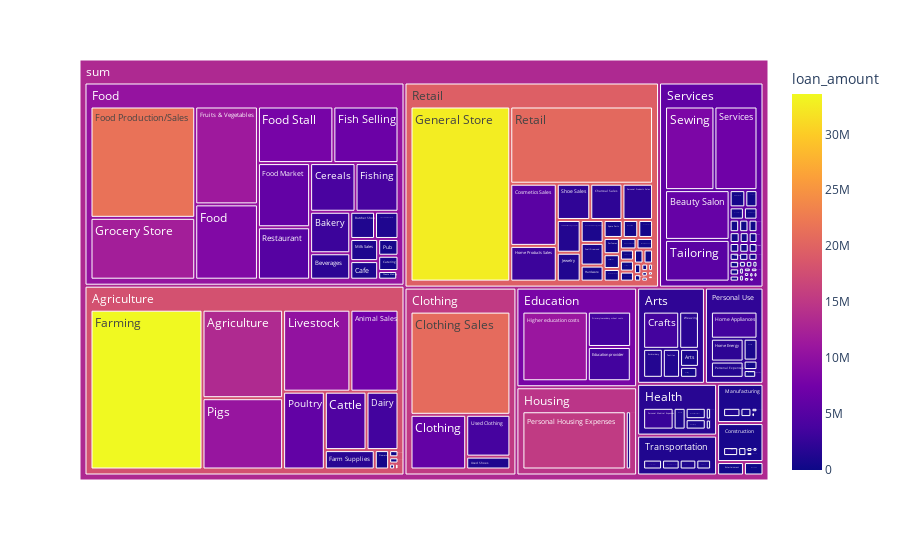

Here is the notebook cell this chart was saved with:
### Markdown cell above
In diesem Treemap Graphen können wir erkennen, dass besonders in Philippinien (ausschließlich Frauenprojekte) der gewünschte Zielbetrag
übersteigt und das Ziel erreicht wird. Somit ist Philippien in Asien das meist unterstützte Land in unserem Start-up. An zweiter Stelle ist in Südamerika Paragua und dicht gefolgt von Kenya in Afrika. 
Wir stellen also fest, dass oft Entwicklungsländer Unterstützung erhalten.

### Code cell
female_loan_agg=female_fund.groupby(['sector','activity'], as_index=False, observed=True).agg({'loan_amount':'sum'})
fig1=px.treemap(female_loan_agg, path=[px.Constant('sum'),'sector', 'activity'],
                values='loan_amount', color='loan_amount')
fig1.show()

### Figure 1 — Plotly figure (JSON) as saved in the notebook; plotly's stock layout.template omitted (floating-point values rounded to 4 significant figures; data arrays with more than 128 entries replaced by an {"elided": "..."} marker saying what was removed)
{"data": [{"branchvalues": "total", "customdata": {"elided": "2461x1 float values"}, "domain": {"x": [0, 1], "y": [0, 1]}, "hovertemplate": "labels=%{label}<br>loan_amount_sum=%{value}<br>parent=%{parent}<br>id=%{id}<br>loan_amount=%{color}<extra></extra>", "ids": {"elided": "2461 str values"}, "labels": {"elided": "2461 str values"}, "marker": {"coloraxis": "coloraxis", "colors": {"elided": "2461 float values"}}, "name": "", "parents": {"elided": "2461 str values"}, "type": "treemap", "values": {"elided": "2461 int values"}}], "layout": {"coloraxis": {"colorbar": {"title": {"text": "loan_amount"}}, "colorscale": [[0, "#0d0887"], [0.1111, "#46039f"], [0.2222, "#7201a8"], [0.3333, "#9c179e"], [0.4444, "#bd3786"], [0.5556, "#d8576b"], [0.6667, "#ed7953"], [0.7778, "#fb9f3a"], [0.8889, "#fdca26"], [1, "#f0f921"]]}, "legend": {"tracegroupgap": 0}, "margin": {"t": 60}}}
